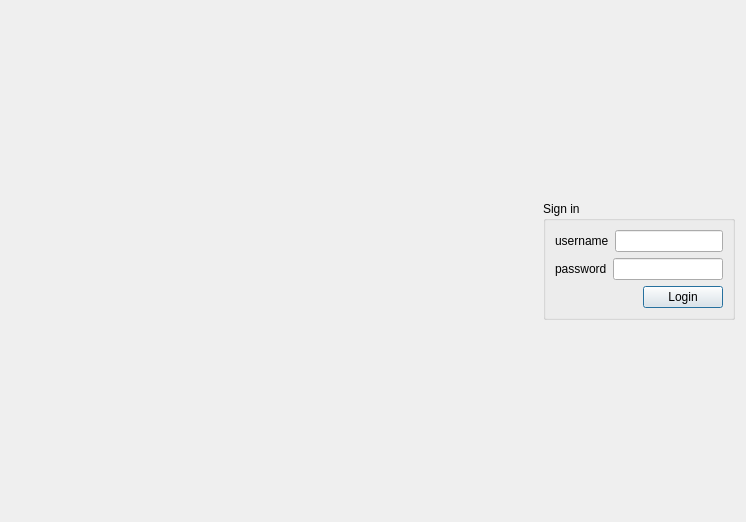
<?xml version="1.0" encoding="UTF-8"?>
<ui version="4.0">
 <class>Login</class>
 <widget class="QDialog" name="Login">
  <property name="geometry">
   <rect>
    <x>0</x>
    <y>0</y>
    <width>746</width>
    <height>522</height>
   </rect>
  </property>
  <property name="windowTitle">
   <string>Login</string>
  </property>
  <property name="windowIcon">
   <iconset resource="resources.qrc">
    <normaloff>:/img/images/login_icon.png</normaloff>:/img/images/login_icon.png</iconset>
  </property>
  <layout class="QHBoxLayout" name="horizontalLayout_4">
   <item>
    <widget class="QLabel" name="label_logo">
     <property name="text">
      <string/>
     </property>
     <property name="pixmap">
      <pixmap resource="resources.qrc">:/img/images/Oil Company Logo.png</pixmap>
     </property>
     <property name="scaledContents">
      <bool>true</bool>
     </property>
    </widget>
   </item>
   <item>
    <layout class="QVBoxLayout" name="verticalLayout_2">
     <item>
      <widget class="QGroupBox" name="groupBox_signin">
       <property name="sizePolicy">
        <sizepolicy hsizetype="Fixed" vsizetype="Fixed">
         <horstretch>0</horstretch>
         <verstretch>0</verstretch>
        </sizepolicy>
       </property>
       <property name="title">
        <string>Sign in</string>
       </property>
       <layout class="QVBoxLayout" name="verticalLayout">
        <item>
         <layout class="QHBoxLayout" name="horizontalLayout">
          <item>
           <widget class="QLabel" name="label_username">
            <property name="text">
             <string>username</string>
            </property>
           </widget>
          </item>
          <item>
           <widget class="QLineEdit" name="lineEdit_username"/>
          </item>
         </layout>
        </item>
        <item>
         <layout class="QHBoxLayout" name="horizontalLayout_2">
          <item>
           <widget class="QLabel" name="label_password">
            <property name="text">
             <string>password</string>
            </property>
           </widget>
          </item>
          <item>
           <widget class="QLineEdit" name="lineEdit_password">
            <property name="echoMode">
             <enum>QLineEdit::Password</enum>
            </property>
           </widget>
          </item>
         </layout>
        </item>
        <item>
         <layout class="QHBoxLayout" name="horizontalLayout_3">
          <item>
           <spacer name="horizontalSpacer">
            <property name="orientation">
             <enum>Qt::Horizontal</enum>
            </property>
            <property name="sizeHint" stdset="0">
             <size>
              <width>40</width>
              <height>20</height>
             </size>
            </property>
           </spacer>
          </item>
          <item>
           <widget class="QPushButton" name="pushButton_login">
            <property name="text">
             <string>Login</string>
            </property>
           </widget>
          </item>
         </layout>
        </item>
       </layout>
      </widget>
     </item>
    </layout>
   </item>
  </layout>
 </widget>
 <resources>
  <include location="resources.qrc"/>
 </resources>
 <connections/>
</ui>
